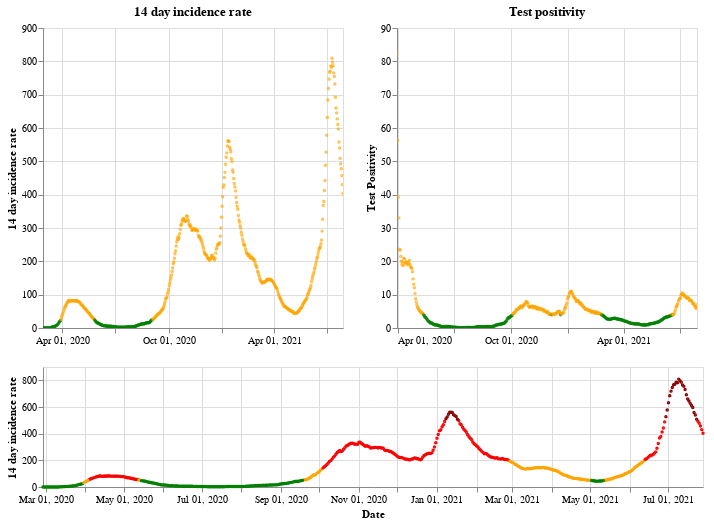

Notebook cell for this chart:
### Markdown cell above
## Scotland

### Code cell
plot_traffic_light('Scotland')

### Figure 1 — Vega-Lite specification as saved in the notebook (floating-point values rounded to 4 significant figures; data arrays with more than 128 entries replaced by an {"elided": "..."} marker saying what was removed)
{"config": {"view": {"continuousWidth": 400, "continuousHeight": 300}}, "vconcat": [{"hconcat": [{"mark": {"type": "point", "size": 2}, "encoding": {"color": {"condition": {"value": "green", "test": "(datum.twoWeeklyCasesRate <= 25)"}, "value": "orange"}, "tooltip": [{"type": "nominal", "field": "areaName"}, {"type": "temporal", "field": "date"}, {"type": "quantitative", "field": "twoWeeklyCasesRate"}, {"type": "quantitative", "field": "testPositivity"}], "x": {"type": "temporal", "axis": {"title": ""}, "field": "date", "scale": {"domain": {"selection": "DateBrush"}}, "timeUnit": "yearmonthdate"}, "y": {"type": "quantitative", "axis": {"title": "14 day incidence rate"}, "field": "twoWeeklyCasesRate"}}, "title": "14 day incidence rate", "width": 300}, {"mark": {"type": "point", "size": 2}, "encoding": {"color": {"condition": {"value": "green", "test": "(datum.testPositivity <= 4)"}, "value": "orange"}, "tooltip": [{"type": "nominal", "field": "areaName"}, {"type": "temporal", "field": "date"}, {"type": "quantitative", "field": "twoWeeklyCasesRate"}, {"type": "quantitative", "field": "testPositivity"}], "x": {"type": "temporal", "axis": {"title": ""}, "field": "date", "scale": {"domain": {"selection": "DateBrush"}}, "timeUnit": "yearmonthdate"}, "y": {"type": "quantitative", "axis": {"title": "Test Positivity"}, "field": "testPositivity"}}, "title": "Test positivity", "width": 300}]}, {"layer": [{"mark": {"type": "point", "size": 2}, "encoding": {"color": {"condition": {"value": "orange", "test": "(((datum.testPositivity < 4) && (datum.twoWeeklyCasesRate >= 50)) && (datum.twoWeeklyCasesRate < 200))"}, "value": "red"}, "opacity": {"condition": {"value": 1, "test": "((datum.twoWeeklyCasesRate >= 50) && (datum.twoWeeklyCasesRate < 500))"}, "value": 0}, "tooltip": [{"type": "nominal", "field": "areaName"}, {"type": "temporal", "field": "date"}, {"type": "quantitative", "field": "twoWeeklyCasesRate"}, {"type": "quantitative", "field": "testPositivity"}], "x": {"type": "temporal", "axis": {"title": "Date"}, "field": "date", "timeUnit": "yearmonthdate"}, "y": {"type": "quantitative", "axis": {"title": "14 day incidence rate"}, "field": "twoWeeklyCasesRate"}}, "selection": {"DateBrush": {"type": "interval", "encodings": ["x"], "fields": ["Time"]}}}, {"mark": {"type": "point", "size": 2}, "encoding": {"color": {"value": "darkred"}, "opacity": {"condition": {"value": 1, "test": "(datum.twoWeeklyCasesRate >= 500)"}, "value": 0}, "tooltip": [{"type": "nominal", "field": "areaName"}, {"type": "temporal", "field": "date"}, {"type": "quantitative", "field": "twoWeeklyCasesRate"}, {"type": "quantitative", "field": "testPositivity"}], "x": {"type": "temporal", "axis": {"title": "Date"}, "field": "date", "timeUnit": "yearmonthdate"}, "y": {"type": "quantitative", "axis": {"title": "14 day incidence rate"}, "field": "twoWeeklyCasesRate"}}}, {"mark": {"type": "point", "size": 2}, "encoding": {"color": {"condition": {"value": "green", "test": "((datum.testPositivity < 4) && (datum.twoWeeklyCasesRate < 50))"}, "value": "orange"}, "opacity": {"condition": {"value": 1, "test": "(datum.twoWeeklyCasesRate < 50)"}, "value": 0}, "tooltip": [{"type": "nominal", "field": "areaName"}, {"type": "temporal", "field": "date"}, {"type": "quantitative", "field": "twoWeeklyCasesRate"}, {"type": "quantitative", "field": "testPositivity"}], "x": {"type": "temporal", "axis": {"title": "Date"}, "field": "date", "timeUnit": "yearmonthdate"}, "y": {"type": "quantitative", "axis": {"title": "14 day incidence rate"}, "field": "twoWeeklyCasesRate"}}}], "height": 120, "width": 660}], "data": {"name": "data-d043d1f11991efb5546070eae5e1ab13"}, "$schema": "https://vega.github.io/schema/vega-lite/v4.8.1.json", "datasets": {"data-d043d1f11991efb5546070eae5e1ab13": {"elided": "517 records"}}}
